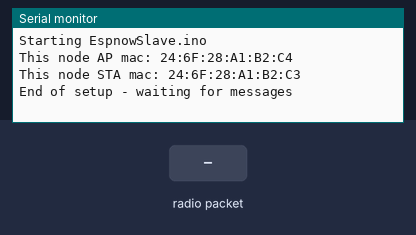
Bench run of a sketch on a simulated ESP8266 (NodeMCU). On the bench: the last lines printed to the serial monitor. The test bench sets the inputs (shaded band).

Above: at 1.2 s.
1.3 s: radio packet "1" arrives
At 2.0 s:
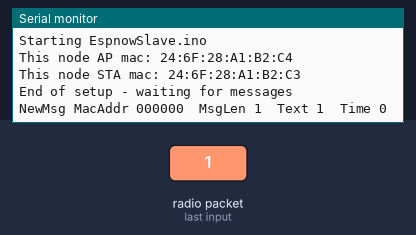
2.8 s: radio packet "0" arrives
At 4.0 s:
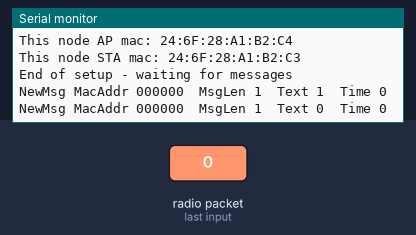
4.3 s: radio packet "2" arrives
At 5.5 s:
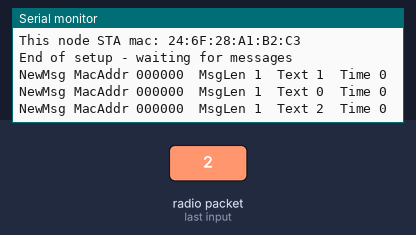

Measured:
- after the input at 1.3 s, the serial monitor: prints a new line at once (image 1)
- after the input at 2.8 s, the serial monitor: prints a new line at once (image 2)
- after the input at 4.3 s, the serial monitor: prints a new line at once (image 3)

The sketch:

espnowslave.ino.ino
```cpp
// EspnowSlave.ino

// a minimal program derived from
//          https://github.com/HarringayMakerSpace/ESP-Now

// This is the program that receives the data. (The Slave)

//=============

#include <ESP8266WiFi.h>
extern "C" {
    #include <espnow.h>
     #include <user_interface.h>
}

// it seems that the mac address needs to be set before setup() is called
//      and the inclusion of user_interface.h facilitates that
//      presumably there is a hidden call to the function initVariant()

/* Set a private Mac Address
 *  http://serverfault.com/questions/40712/what-range-of-mac-addresses-can-i-safely-use-for-my-virtual-machines
 * Note: by setting a specific MAC you can replace this slave ESP8266 device with a new one
 * and the new slave will still pick up the data from controllers which use that MAC
 */
uint8_t mac[] = {0x36, 0x33, 0x33, 0x33, 0x33, 0x33};

//==============

void initVariant() {
  WiFi.mode(WIFI_AP);
  wifi_set_macaddr(SOFTAP_IF, &mac[0]);
}

//==============

#define WIFI_CHANNEL 4

    // must match the controller struct
struct __attribute__((packed)) DataStruct {
    char text[32];
    unsigned int time;
};

DataStruct myData;

//============

void setup() {
    Serial.begin(115200); Serial.println();
    Serial.println("Starting EspnowSlave.ino");

    Serial.print("This node AP mac: "); Serial.println(WiFi.softAPmacAddress());
    Serial.print("This node STA mac: "); Serial.println(WiFi.macAddress());

    if (esp_now_init()!=0) {
        Serial.println("*** ESP_Now init failed");
        while(true) {};
    }

    esp_now_set_self_role(ESP_NOW_ROLE_SLAVE);

    esp_now_register_recv_cb(receiveCallBackFunction);


    Serial.println("End of setup - waiting for messages");
}

//============

void loop() {

}

//============

void receiveCallBackFunction(uint8_t *senderMac, uint8_t *incomingData, uint8_t len) {
    memcpy(&myData, incomingData, sizeof(myData));
    Serial.print("NewMsg ");
    Serial.print("MacAddr ");
    for (byte n = 0; n < 6; n++) {
        Serial.print (senderMac[n], HEX);
    }
    Serial.print("  MsgLen ");
    Serial.print(len);
    Serial.print("  Text ");
    Serial.print(myData.text);
    Serial.print("  Time ");
    Serial.print(myData.time);
    Serial.println();
}
```
